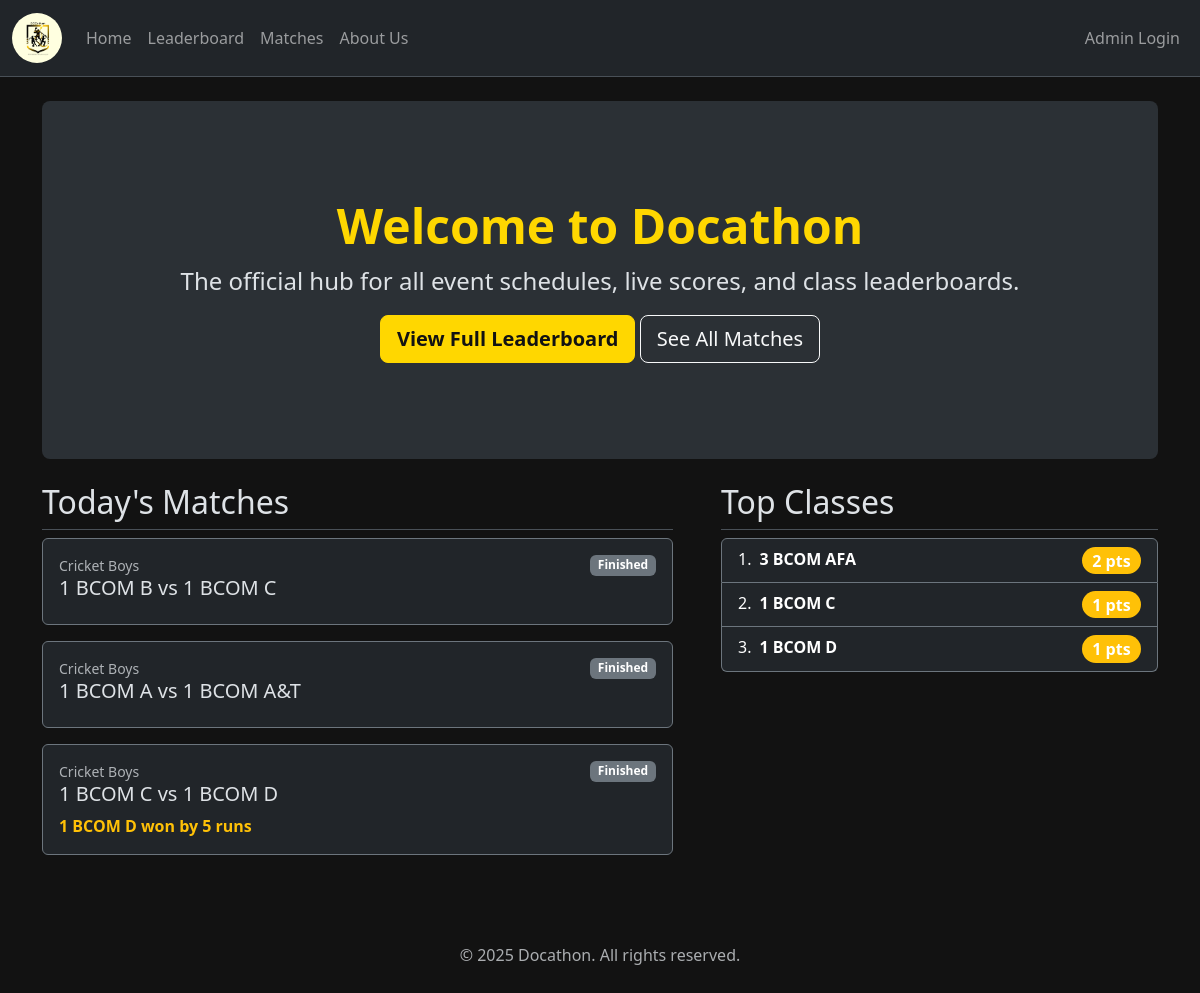
Before: / with the older database file.
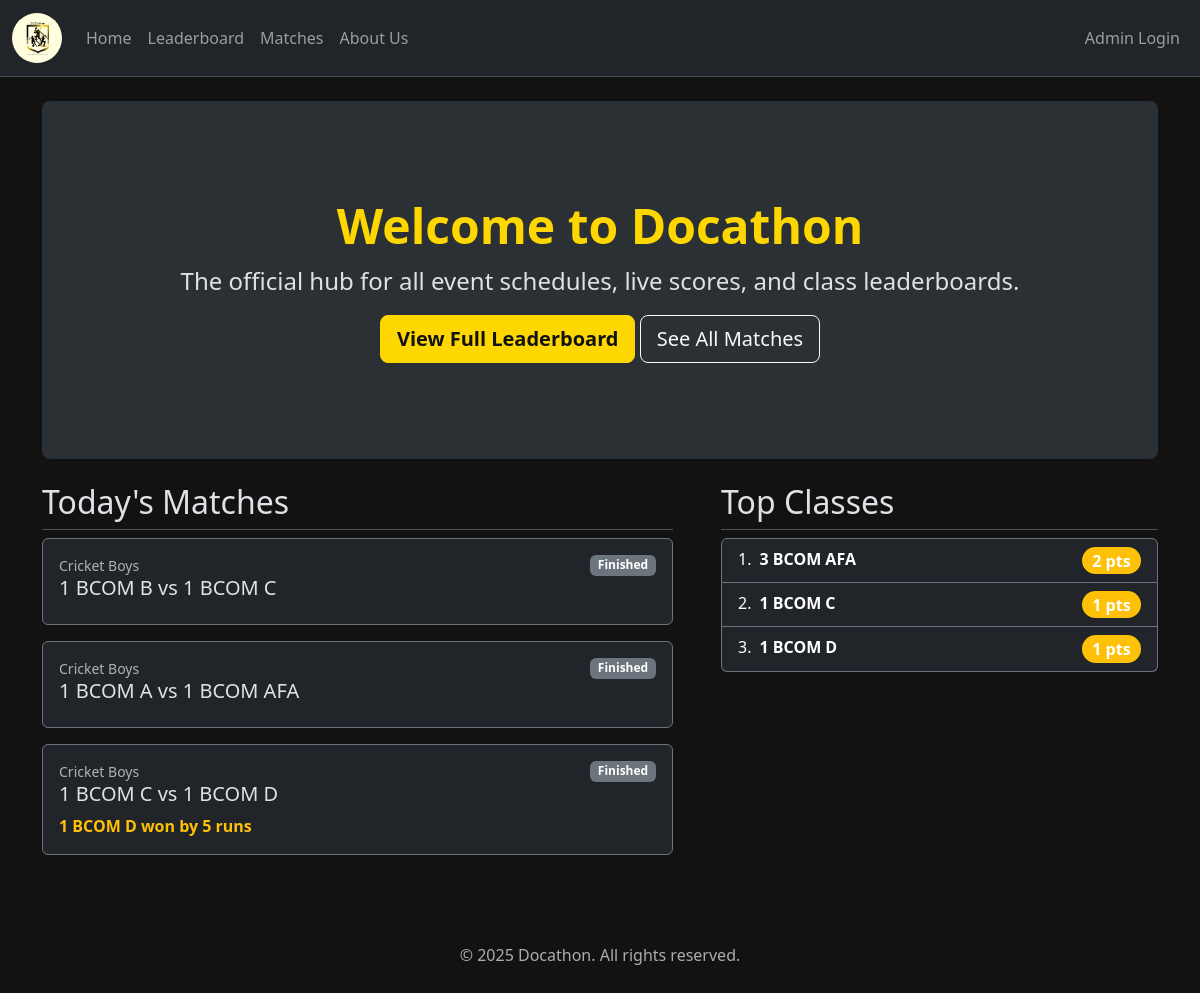
After: the same page with the newer database file.
### tables this page shows
CREATE TABLE matches (
    id INTEGER PRIMARY KEY AUTOINCREMENT,
    sport_id INTEGER NOT NULL,
    class1_id INTEGER NOT NULL,
    class2_id INTEGER NOT NULL,
    -- The ID of the winning class. NULL if match is not completed.
    winner_id INTEGER,
    -- Flexible text field for custom score formats (e.g., "2-1", "150/7", "21-18, 21-19")
    result_details TEXT,
    -- Status of the match
    status TEXT NOT NULL DEFAULT 'UPCOMING' CHECK(status IN ('UPCOMING', 'LIVE', 'COMPLETED')),
    -- Storing datetime as ISO 8601 string ("YYYY-MM-DD HH:MM:SS")
    match_time TEXT NOT NULL,
    notes TEXT, live_match_state TEXT, round_id INTEGER,
    FOREIGN KEY (sport_id) REFERENCES sports (id),
    FOREIGN KEY (class1_id) REFERENCES classes (id),
    FOREIGN KEY (class2_id) REFERENCES classes (id),
    FOREIGN KEY (winner_id) REFERENCES classes (id)
);

CREATE TABLE classes (
    id INTEGER PRIMARY KEY AUTOINCREMENT,
    name TEXT NOT NULL UNIQUE
);

CREATE TABLE sports (
    id INTEGER PRIMARY KEY AUTOINCREMENT,
    name TEXT NOT NULL UNIQUE,
    -- 1 for sports with scores (Football), 0 for result-only (Chess)
    has_scores INTEGER NOT NULL CHECK(has_scores IN (0, 1))
);

### app.py (the view)
@app.route('/')
def home():
    conn = get_db_connection()
    leaderboard_query = """
        WITH ClassStats AS (
            SELECT
                c.id AS class_id, c.name AS class_name,
                SUM(CASE WHEN m.winner_id = c.id THEN 1 ELSE 0 END) AS wins
            FROM classes c
            LEFT JOIN matches m ON (c.id = m.class1_id OR c.id = m.class2_id) AND m.status = 'COMPLETED'
            GROUP BY c.id, c.name
        ),
        ParticipationPoints AS (
            SELECT class_id, COUNT(DISTINCT sport_id) * 1 AS participation_points
            FROM (
                SELECT class1_id AS class_id, sport_id FROM matches WHERE status = 'COMPLETED'
                UNION ALL
                SELECT class2_id AS class_id, sport_id FROM matches WHERE status = 'COMPLETED'
            ) GROUP BY class_id
        ),
        AdjustmentPoints AS (
            SELECT class_id, SUM(points) AS adjustment_points FROM point_adjustments GROUP BY class_id
        ),
        TournamentPoints AS (
            SELECT
                c.id as class_id,
                SUM(CASE
                    WHEN m.winner_id = c.id AND r.round_type = 'FINAL' THEN 5
                    WHEN m.winner_id != c.id AND r.round_type = 'FINAL' THEN 4
                    WHEN m.winner_id != c.id AND r.round_type = 'SEMI_FINAL' THEN 3
                    WHEN m.winner_id != c.id AND r.round_type = 'QUARTER_FINAL' THEN 2
                    ELSE 0
                END) AS tournament_points
            FROM classes c
            LEFT JOIN matches m ON (c.id = m.class1_id OR c.id = m.class2_id) AND m.status = 'COMPLETED'
            LEFT JOIN rounds r ON m.round_id = r.id
            GROUP BY c.id
        )
        SELECT
            cs.class_name,
            (IFNULL(tp.tournament_points, 0) + IFNULL(pp.participation_points, 0) + IFNULL(ap.adjustment_points, 0)) AS total_points
        FROM ClassStats cs
        LEFT JOIN ParticipationPoints pp ON cs.class_id = pp.class_id
        LEFT JOIN AdjustmentPoints ap ON cs.class_id = ap.class_id
        LEFT JOIN TournamentPoints tp ON cs.class_id = tp.class_id
        ORDER BY total_points DESC, cs.wins DESC
        LIMIT 3;
    """
    top_teams = conn.execute(leaderboard_query).fetchall()
    today_str = datetime.date.today().strftime('%Y-%m-%d')
    todays_matches_query = """
        SELECT
            m.id, m.status, m.result_details, m.match_time, s.name AS sport_name,
            c1.name AS class1_name, c2.name AS class2_name
        FROM matches m
        JOIN sports s ON m.sport_id = s.id
        JOIN classes c1 ON m.class1_id = c1.id
        JOIN classes c2 ON m.class2_id = c2.id
        WHERE date(m.match_time) = ?
        ORDER BY m.match_time ASC
    """
    todays_matches = conn.execute(todays_matches_query, (today_str,)).fetchall()
    conn.close()
    return render_template('public/index.html', top_teams=top_teams, todays_matches=todays_matches)

### utils/db.py (called while the page is built)
def get_db_connection():
    conn = sqlite3.connect(DB_PATH)
    conn.row_factory = sqlite3.Row
    return conn

### templates/public/index.html
{% extends "base.html" %}
{% block content %}
<div class="p-5 mb-4 bg-body-tertiary rounded-3 text-center">
    <div class="container-fluid py-5">
        <h1 class="display-5 fw-bold docathon-brand">Welcome to Docathon</h1>
        <p class="fs-4">The official hub for all event schedules, live scores, and class leaderboards.</p>
        <a href="{{ url_for('leaderboard') }}" class="btn btn-warning btn-lg">View Full Leaderboard</a>
        <a href="{{ url_for('matches') }}" class="btn btn-outline-light btn-lg">See All Matches</a>
    </div>
</div>
<div class="row g-5">
    <div class="col-md-7">
        <h2 class="pb-2 border-bottom">Today's Matches</h2>
        {% if todays_matches %}
            {% for match in todays_matches %}
            <a href="{{ url_for('match_details', match_id=match.id) }}" class="text-decoration-none">
                <div class="card bg-dark border-secondary mb-3">
                    <div class="card-body">
                        <div class="d-flex justify-content-between">
                            <small class="text-muted">{{ match.sport_name }}</small>
                            {% if match.status == 'LIVE' %}
                                <span class="badge text-bg-danger">LIVE</span>
                            {% elif match.status == 'COMPLETED' %}
                                 <span class="badge text-bg-secondary">Finished</span>
                            {% endif %}
                        </div>
                        <h5 class="card-title">{{ match.class1_name }} vs {{ match.class2_name }}</h5>
                        {% if match.status == 'COMPLETED' or match.status == 'LIVE' %}
                            <p class="card-text fw-bold text-warning">{{ match.result_details }}</p>
                        {% else %}
                            <p class="card-text text-info">Scheduled for {{ match.match_time.split('T')[1] }}</p>
                        {% endif %}
                    </div>
                </div>
            </a>
            {% endfor %}
        {% else %}
            <p>No matches scheduled for today.</p>
        {% endif %}
    </div>
    <div class="col-md-5">
        <h2 class="pb-2 border-bottom">Top Classes</h2>
        {% if top_teams %}
            <ol class="list-group list-group-numbered">
                {% for team in top_teams %}
                <li class="list-group-item d-flex justify-content-between align-items-start bg-dark text-white border-secondary">
                    <div class="ms-2 me-auto">
                        <div class="fw-bold">{{ team.class_name }}</div>
                    </div>
                    <span class="badge bg-warning rounded-pill fs-6">{{ team.total_points }} pts</span>
                </li>
                {% endfor %}
            </ol>
        {% else %}
            <p>Leaderboard is not yet available.</p>
        {% endif %}
    </div>
</div>
{% endblock %}

Changed rows visible on the page:
changed through a linked row, matches "1 BCOM A": class2_name "1 BCOM A&T" → "1 BCOM AFA"
